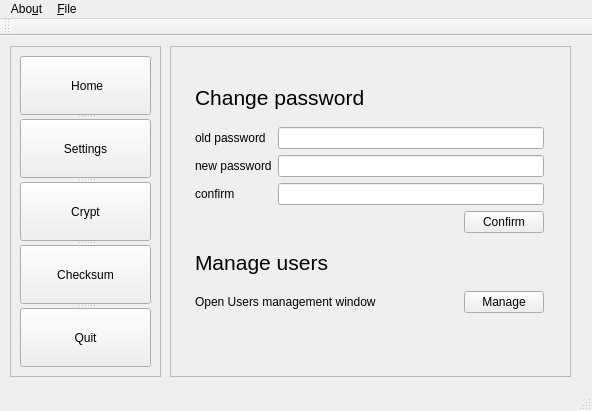
<?xml version="1.0" encoding="UTF-8"?>
<ui version="4.0">
 <class>FriendlyMain</class>
 <widget class="QMainWindow" name="FriendlyMain">
  <property name="geometry">
   <rect>
    <x>0</x>
    <y>0</y>
    <width>592</width>
    <height>411</height>
   </rect>
  </property>
  <property name="windowTitle">
   <string>FriendlyCrypt</string>
  </property>
  <widget class="QWidget" name="centralWidget">
   <widget class="QFrame" name="Menu">
    <property name="geometry">
     <rect>
      <x>10</x>
      <y>10</y>
      <width>151</width>
      <height>331</height>
     </rect>
    </property>
    <property name="frameShape">
     <enum>QFrame::StyledPanel</enum>
    </property>
    <property name="frameShadow">
     <enum>QFrame::Raised</enum>
    </property>
    <widget class="QSplitter" name="splitter">
     <property name="geometry">
      <rect>
       <x>10</x>
       <y>10</y>
       <width>131</width>
       <height>311</height>
      </rect>
     </property>
     <property name="orientation">
      <enum>Qt::Vertical</enum>
     </property>
     <widget class="QPushButton" name="HomeBtn">
      <property name="text">
       <string> Home</string>
      </property>
     </widget>
     <widget class="QPushButton" name="AdminBtn">
      <property name="text">
       <string>Settings</string>
      </property>
     </widget>
     <widget class="QPushButton" name="CryptBtn">
      <property name="text">
       <string>Crypt</string>
      </property>
     </widget>
     <widget class="QPushButton" name="CheckSumBtn">
      <property name="text">
       <string>Checksum</string>
      </property>
     </widget>
     <widget class="QPushButton" name="QuitBtn">
      <property name="text">
       <string>Quit</string>
      </property>
     </widget>
    </widget>
   </widget>
   <widget class="QFrame" name="Pages">
    <property name="geometry">
     <rect>
      <x>170</x>
      <y>10</y>
      <width>401</width>
      <height>331</height>
     </rect>
    </property>
    <property name="frameShape">
     <enum>QFrame::StyledPanel</enum>
    </property>
    <property name="frameShadow">
     <enum>QFrame::Raised</enum>
    </property>
    <layout class="QGridLayout" name="gridLayout">
     <item row="0" column="0">
      <widget class="QStackedWidget" name="PagesStack">
       <property name="currentIndex">
        <number>1</number>
       </property>
       <widget class="QWidget" name="Home">
        <widget class="QLabel" name="Welcome">
         <property name="geometry">
          <rect>
           <x>0</x>
           <y>10</y>
           <width>371</width>
           <height>121</height>
          </rect>
         </property>
         <property name="font">
          <font>
           <pointsize>18</pointsize>
          </font>
         </property>
         <property name="text">
          <string>Welcome to FriendyCrypt !</string>
         </property>
         <property name="alignment">
          <set>Qt::AlignCenter</set>
         </property>
        </widget>
       </widget>
       <widget class="QWidget" name="Admin">
        <widget class="QScrollArea" name="scrollArea">
         <property name="geometry">
          <rect>
           <x>-10</x>
           <y>-10</y>
           <width>401</width>
           <height>331</height>
          </rect>
         </property>
         <property name="widgetResizable">
          <bool>true</bool>
         </property>
         <widget class="QWidget" name="scrollAreaWidgetContents">
          <property name="geometry">
           <rect>
            <x>0</x>
            <y>0</y>
            <width>399</width>
            <height>329</height>
           </rect>
          </property>
          <widget class="QWidget" name="">
           <property name="geometry">
            <rect>
             <x>11</x>
             <y>14</y>
             <width>371</width>
             <height>261</height>
            </rect>
           </property>
           <layout class="QVBoxLayout" name="verticalLayout">
            <item>
             <widget class="QLabel" name="AdminLbl">
              <property name="font">
               <font>
                <pointsize>16</pointsize>
               </font>
              </property>
              <property name="text">
               <string>Change password</string>
              </property>
             </widget>
            </item>
            <item>
             <layout class="QFormLayout" name="formLayout">
              <item row="2" column="1">
               <widget class="QLineEdit" name="OldPwdLEdit">
                <property name="inputMethodHints">
                 <set>Qt::ImhHiddenText|Qt::ImhNoAutoUppercase|Qt::ImhNoPredictiveText|Qt::ImhSensitiveData</set>
                </property>
                <property name="echoMode">
                 <enum>QLineEdit::Password</enum>
                </property>
               </widget>
              </item>
              <item row="2" column="0">
               <widget class="QLabel" name="OldPwdLbl">
                <property name="text">
                 <string>old password</string>
                </property>
               </widget>
              </item>
              <item row="4" column="1">
               <widget class="QLineEdit" name="ConfirmLEdit">
                <property name="echoMode">
                 <enum>QLineEdit::Password</enum>
                </property>
               </widget>
              </item>
              <item row="3" column="1">
               <widget class="QLineEdit" name="NewPwdLEdit">
                <property name="echoMode">
                 <enum>QLineEdit::Password</enum>
                </property>
               </widget>
              </item>
              <item row="3" column="0">
               <widget class="QLabel" name="NewOwdLbl">
                <property name="text">
                 <string>new password</string>
                </property>
               </widget>
              </item>
              <item row="4" column="0">
               <widget class="QLabel" name="ConfirmLbl">
                <property name="text">
                 <string>confirm</string>
                </property>
               </widget>
              </item>
             </layout>
            </item>
            <item>
             <layout class="QHBoxLayout" name="horizontalLayout_2">
              <item>
               <widget class="QLabel" name="Alerts">
                <property name="text">
                 <string/>
                </property>
               </widget>
              </item>
              <item>
               <widget class="QPushButton" name="AdminConfirm">
                <property name="sizePolicy">
                 <sizepolicy hsizetype="Fixed" vsizetype="Fixed">
                  <horstretch>0</horstretch>
                  <verstretch>0</verstretch>
                 </sizepolicy>
                </property>
                <property name="text">
                 <string>Confirm</string>
                </property>
               </widget>
              </item>
             </layout>
            </item>
            <item>
             <widget class="QLabel" name="AdminLbl_2">
              <property name="font">
               <font>
                <pointsize>16</pointsize>
               </font>
              </property>
              <property name="text">
               <string>Manage users</string>
              </property>
             </widget>
            </item>
            <item>
             <layout class="QHBoxLayout" name="horizontalLayout">
              <item>
               <widget class="QLabel" name="label">
                <property name="sizePolicy">
                 <sizepolicy hsizetype="Preferred" vsizetype="Fixed">
                  <horstretch>0</horstretch>
                  <verstretch>0</verstretch>
                 </sizepolicy>
                </property>
                <property name="text">
                 <string>Open Users management window</string>
                </property>
               </widget>
              </item>
              <item>
               <widget class="QPushButton" name="manageButton">
                <property name="sizePolicy">
                 <sizepolicy hsizetype="Fixed" vsizetype="Fixed">
                  <horstretch>0</horstretch>
                  <verstretch>0</verstretch>
                 </sizepolicy>
                </property>
                <property name="text">
                 <string>Manage</string>
                </property>
               </widget>
              </item>
             </layout>
            </item>
           </layout>
          </widget>
         </widget>
        </widget>
       </widget>
      </widget>
     </item>
    </layout>
   </widget>
  </widget>
  <widget class="QMenuBar" name="menuBar">
   <property name="geometry">
    <rect>
     <x>0</x>
     <y>0</y>
     <width>592</width>
     <height>22</height>
    </rect>
   </property>
   <widget class="QMenu" name="menuAbout">
    <property name="title">
     <string>Abo&amp;ut</string>
    </property>
   </widget>
   <widget class="QMenu" name="menuFile">
    <property name="title">
     <string>&amp;File</string>
    </property>
   </widget>
   <addaction name="menuAbout"/>
   <addaction name="menuFile"/>
  </widget>
  <widget class="QToolBar" name="mainToolBar">
   <attribute name="toolBarArea">
    <enum>TopToolBarArea</enum>
   </attribute>
   <attribute name="toolBarBreak">
    <bool>false</bool>
   </attribute>
  </widget>
  <widget class="QStatusBar" name="statusBar"/>
 </widget>
 <layoutdefault spacing="6" margin="11"/>
 <resources/>
 <connections/>
</ui>
